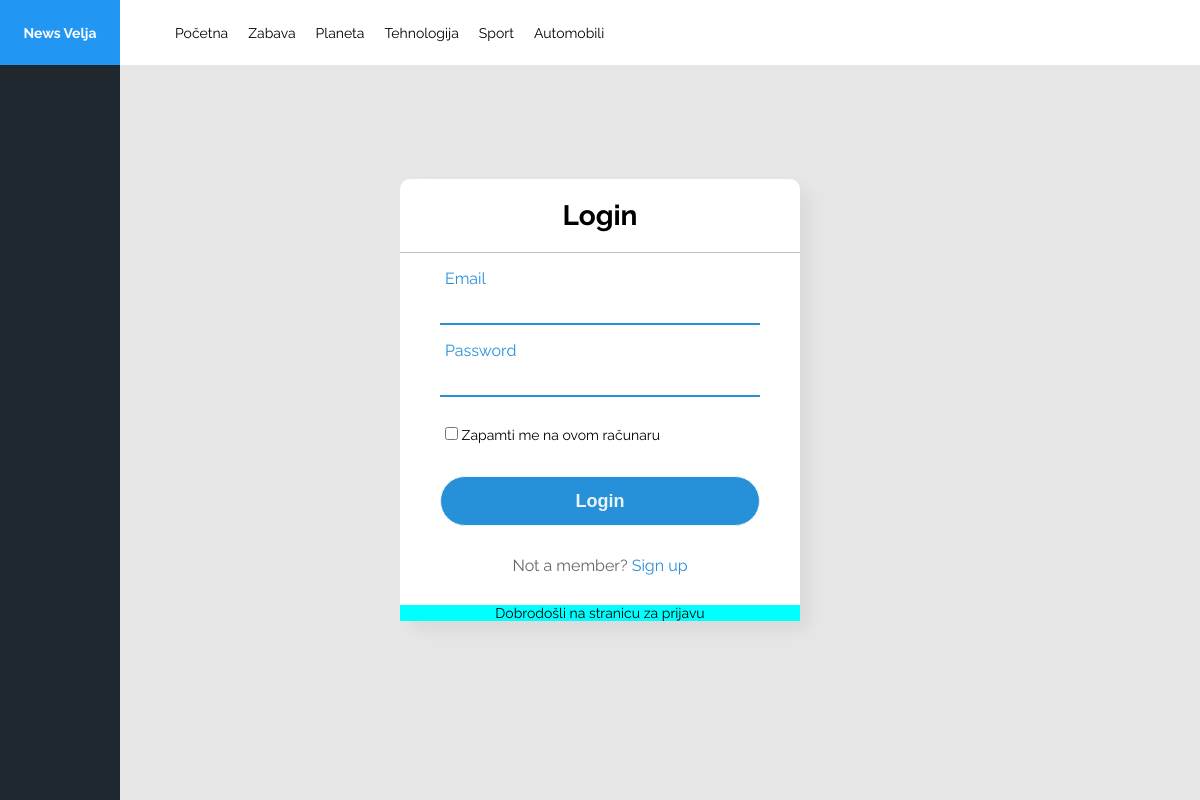
Page /novine/login/login.php on the committed database.
### tables this page shows
CREATE TABLE IF NOT EXISTS `kategorije` (
  `id` int(10) UNSIGNED NOT NULL AUTO_INCREMENT,
  `naziv` varchar(50) NOT NULL,
  PRIMARY KEY (`id`)
);

### novine/login/login.php (the view, shortened to what this page needs)
<?php
require_once("../funkcije.php");
if (!$db = konekcija()) exit();
$poruka = "";
?>
<!DOCTYPE html>
<html lang="en">
<head>
    <link rel="stylesheet" href="style2.css">
</head>
<body>
    <header>
    <nav class="navigation">
      <div class="logotype">News Velja</div>
      <ul class="categories">
        <li class="category-item"><a href='../index.php'>Početna</a></li>
        <?php $upit = "SELECT * FROM kategorije";
        $rez = mysqli_query($db, $upit);
        while ($red = mysqli_fetch_assoc($rez)) {
            echo "<li class='category-item'><a href='../index.php?kategorija={$red['id']}'>{$red['naziv']}</a></li> ";
        }  ?>
      </ul>
    </nav>
    </header>
    <div class="wrapper">
        <aside class="sidebar">
        </aside>
        <main class="content">
            <div class="feed-grid">
                <div class="center">
                    <h1>Login</h1>
                    <form action="#" method="post">
                        <div class="txt_field">
                            <input type="text" name="email">
                            <label>Email</label>
                        </div>
                        <div class="txt_field">
                            <input type="text" name="lozinka">
                            <label>Password</label>
                        </div>
                        <input type="checkbox" name="zapamti" class="pass"> Zapamti me na ovom računaru <br>    <br>
                        <input type="submit" name="login" value="Login">
                        <div class="signup_link">
                            Not a member? <a href="singup.php">Sign up</a><br>
                        </div>
                    </form>
                    <?php
                        if(isset($_POST['email']) AND isset($_POST['lozinka']))
                        {
                            $email=trim($_POST['email']);
                            $lozinka=trim($_POST['lozinka']);
                            if($email!="" AND $lozinka!="")
                            {
                                $email = mysqli_real_escape_string($db, $email);
                                $lozinka = mysqli_real_escape_string($db, $lozinka);
                                if($email AND $lozinka)
                                {
                                    $upit="SELECT * FROM korisnici WHERE email='{$email}'";
                                    $rez=mysqli_query($db, $upit);
                                    if(mysqli_num_rows($rez)==1)
                                    {
                                        $red=mysqli_fetch_object($rez);
                                        if($red->lozinka==$lozinka)
                                        {
                                            if($red->aktivan==1)
                                            {
                                                $_SESSION['id']=$red->id;
                                                $_SESSION['podaci']=$red->ime." ".$red->prezime;
                                                $_SESSION['status']=$red->status;
                                                Log::upisi("../logs/".date("Y-m-d")."_logovanja.log", "Uspešna prijava za korisnika '{$_SESSION['podaci']}'");
                                                if(isset($_POST['zapamti']))
                                                {
                                                    setcookie("id", $_SESSION['id'], time()+3600, "/");
                                                    setcookie("podaci", $_SESSION['podaci'], time()+3600, "/");
                                                    setcookie("status", $_SESSION['status'], time()+3600, "/");
                                                }
                                                header("Location: ../index.php");
                                            }
                                            else
                                            {
                                                $poruka = Poruka::info("Podaci su ispravni, ali je korisnik neaktivan!<br>{$red->komentar}");
                                                Log::upisi("../logs/".date("Y-m-d")."_logovanja.log", "Podaci su ispravni, ali je korisnik '{$red->email}' neaktivan!");
                                            }
                                        }
                                        else
                                        {
                                            $poruka = Poruka::greska("Pogrešna lozinka za korisnika '{$email}'!" );
                                            Log::upisi("../logs/".date("Y-m-d")."_logovanja.log", "Pogrešna lozinka za korisnika '{$email}'");
                                        }
                                    }
                                    else
                                    {
                                        $poruka = Poruka::greska("Korisnik sa email adresom '{$email}' nije registrovan!" );
                                        Log::upisi("../logs/".date("Y-m-d")."_logovanja.log", "Korisnik sa email adresom '{$email}' nije registrovan");
                                    }
                                }
                                else
                                {
                                    $poruka = Poruka::greska("Podaci sadrže nedozvoljene karaktere!!!!");
                                    Log::upisi("../logs/".date("Y-m-d")."_logovanja.log", "Podaci sadrže nedozvoljene karaktere: {$email} {$lozinka} - {$_SERVER['REMOTE_ADDR']}");
                                }
                            }
                            else
                            $poruka = Poruka::greska("Svi podaci su obavezni");
                        }
                        else
                        $poruka = Poruka::info("Dobrodošli na stranicu za prijavu");
                    ?>
                    <div id="center"><?php echo $poruka?></div>
                </div>
            </div>
                </div>
</body>
</html>

### novine/login/style2.css (style rules this page uses)
* { box-sizing: border-box; margin: 0; padding: 0; }
a { text-decoration: none; color: black; }
ul { margin: 0; padding: 0; list-style: none; }
body { display: flex; flex-direction: column; min-height: 100vh; font-family: "Raleway", sans-serif; font-size: 14px; }
.wrapper { display: flex; background-color: pink; flex-grow: 1; }
header { display: flex; height: 65px; background-color: #ffffff; align-items: center; justify-content: space-between; margin-right: 10%; }
.sidebar { min-width: 120px; background-color: #1f282f; }
.content { width: 100%; padding: 50px; background-color: #e6e6e6; }
.feed-grid { display: flex; max-width: 1170px; margin: 0 auto; flex-flow: row wrap; justify-content: center; align-content: flex-start; }
.navigation { display: flex; align-items: center; }
.logotype { display: flex; width: 120px; min-width: 120px; height: 65px; color: #ffffff; background-color: #2196f3; font-weight: bold; align-items: center; justify-content: center; }
.categories { display: flex; margin-left: 45px; }
.category-item { margin: 0 10px; }
.center { position: absolute; top: 50%; left: 50%; transform: translate(-50%, -50%); width: 400px; background: white; border-radius: 10px; box-shadow: 10px 10px 15px rgba(0,0,0,0.05); }
.center h1 { text-align: center; padding: 20px 0; border-bottom: 1px solid silver; }
.center form { padding: 0 40px; box-sizing: border-box; }
form .txt_field { position: relative; border-bottom: 2px solid #adadad; margin: 30px 0; }
.txt_field input { width: 100%; padding: 0 5px; height: 40px; font-size: 16px; border: none; background: none; outline: none; }
.txt_field label { position: absolute; top: 50%; left: 5px; color: #adadad; transform: translateY(-50%); font-size: 16px; pointer-events: none; transition: .5s; }
.txt_field input:focus ~ label, .txt_field input:valid ~ label { top: -5px; color: #2691d9; }
.pass { margin: -5px 0 20px 5px; color: #a6a6a6; cursor: pointer; }
input[type="submit"] { width: 100%; height: 50px; border: 1px solid; background: #2691d9; border-radius: 25px; font-size: 18px; color: #e9f4fb; font-weight: 700; cursor: pointer; outline: none; }
.signup_link { margin: 30px 0; text-align: center; font-size: 16px; color: #666666; }
.signup_link a { color: #2691d9; text-decoration: none; }

### rows in the picture
kategorije: naziv "Zabava"
kategorije: naziv "Planeta"
kategorije: naziv "Tehnologija"
kategorije: naziv "Sport"
kategorije: naziv "Automobili"

### other values in the picture
$str "Dobrodošli na stranicu za prijavu"
